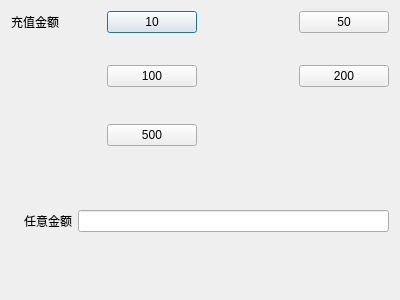
<?xml version="1.0" encoding="UTF-8"?>
<ui version="4.0">
 <class>TopupDialog</class>
 <widget class="QDialog" name="TopupDialog">
  <property name="geometry">
   <rect>
    <x>0</x>
    <y>0</y>
    <width>400</width>
    <height>300</height>
   </rect>
  </property>
  <property name="windowTitle">
   <string>充值界面</string>
  </property>
  <layout class="QGridLayout" name="gridLayout_2">
   <item row="0" column="0">
    <layout class="QGridLayout" name="gridLayout">
     <item row="0" column="0">
      <widget class="QLabel" name="label">
       <property name="text">
        <string>充值金额</string>
       </property>
      </widget>
     </item>
     <item row="0" column="1">
      <widget class="QPushButton" name="pushButton">
       <property name="text">
        <string>10</string>
       </property>
      </widget>
     </item>
     <item row="0" column="2">
      <widget class="QLabel" name="label_6">
       <property name="text">
        <string/>
       </property>
      </widget>
     </item>
     <item row="0" column="3">
      <widget class="QPushButton" name="pushButton_2">
       <property name="text">
        <string>50</string>
       </property>
      </widget>
     </item>
     <item row="1" column="0">
      <widget class="QLabel" name="label_13">
       <property name="text">
        <string/>
       </property>
      </widget>
     </item>
     <item row="1" column="1" rowspan="2">
      <widget class="QLabel" name="label_3">
       <property name="text">
        <string/>
       </property>
      </widget>
     </item>
     <item row="1" column="2" rowspan="2">
      <widget class="QLabel" name="label_7">
       <property name="text">
        <string/>
       </property>
      </widget>
     </item>
     <item row="1" column="3" rowspan="2">
      <widget class="QLabel" name="label_5">
       <property name="text">
        <string/>
       </property>
      </widget>
     </item>
     <item row="2" column="0" rowspan="2">
      <widget class="QLabel" name="label_14">
       <property name="text">
        <string/>
       </property>
      </widget>
     </item>
     <item row="3" column="1">
      <widget class="QPushButton" name="pushButton_3">
       <property name="text">
        <string>100</string>
       </property>
      </widget>
     </item>
     <item row="3" column="2">
      <widget class="QLabel" name="label_8">
       <property name="text">
        <string/>
       </property>
      </widget>
     </item>
     <item row="3" column="3">
      <widget class="QPushButton" name="pushButton_4">
       <property name="text">
        <string>200</string>
       </property>
      </widget>
     </item>
     <item row="4" column="0">
      <widget class="QLabel" name="label_11">
       <property name="text">
        <string/>
       </property>
      </widget>
     </item>
     <item row="4" column="1" rowspan="2">
      <widget class="QLabel" name="label_4">
       <property name="text">
        <string/>
       </property>
      </widget>
     </item>
     <item row="4" column="2" rowspan="2">
      <widget class="QLabel" name="label_9">
       <property name="text">
        <string/>
       </property>
      </widget>
     </item>
     <item row="5" column="3" rowspan="2">
      <widget class="QLabel" name="label_17">
       <property name="text">
        <string/>
       </property>
      </widget>
     </item>
     <item row="6" column="0" rowspan="2">
      <widget class="QLabel" name="label_12">
       <property name="text">
        <string/>
       </property>
      </widget>
     </item>
     <item row="6" column="1" rowspan="2">
      <widget class="QPushButton" name="pushButton_5">
       <property name="text">
        <string>500</string>
       </property>
      </widget>
     </item>
     <item row="7" column="2">
      <widget class="QLabel" name="label_10">
       <property name="text">
        <string/>
       </property>
      </widget>
     </item>
     <item row="7" column="3">
      <widget class="QLabel" name="label_18">
       <property name="text">
        <string/>
       </property>
      </widget>
     </item>
    </layout>
   </item>
   <item row="2" column="0">
    <layout class="QHBoxLayout" name="horizontalLayout_2">
     <item>
      <widget class="QLabel" name="label_15">
       <property name="text">
        <string/>
       </property>
      </widget>
     </item>
     <item>
      <layout class="QHBoxLayout" name="horizontalLayout">
       <item>
        <widget class="QLabel" name="label_2">
         <property name="text">
          <string>任意金额</string>
         </property>
        </widget>
       </item>
       <item>
        <widget class="QLineEdit" name="lineEdit"/>
       </item>
      </layout>
     </item>
    </layout>
   </item>
   <item row="1" column="0">
    <widget class="QLabel" name="label_16">
     <property name="text">
      <string/>
     </property>
    </widget>
   </item>
   <item row="3" column="0">
    <widget class="QLabel" name="label_19">
     <property name="text">
      <string/>
     </property>
    </widget>
   </item>
  </layout>
 </widget>
 <resources/>
 <connections/>
</ui>
